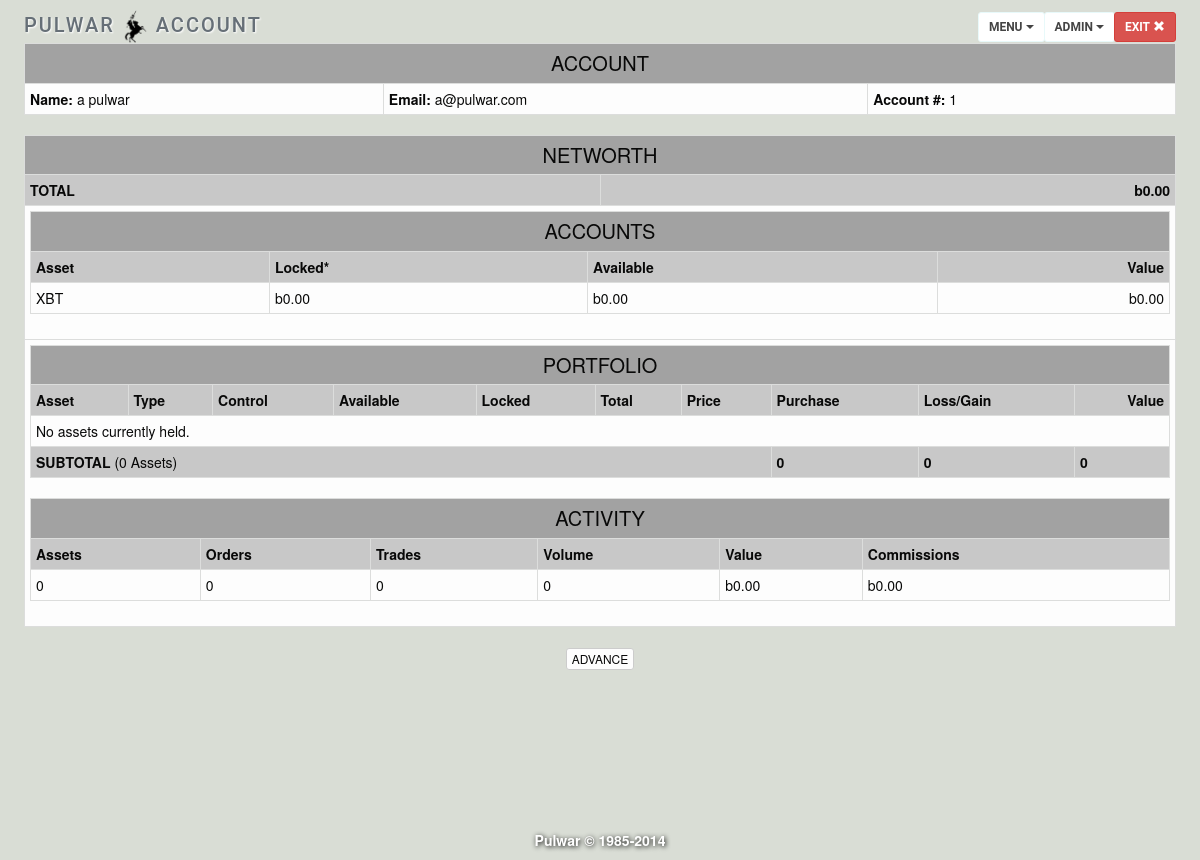
The app's page /account.php (signed in) with its own data.
### tables this page shows
CREATE TABLE IF NOT EXISTS `users` (
  `id` int(10) NOT NULL AUTO_INCREMENT COMMENT 'user id',
  `email` varchar(63) NOT NULL,
  `fname` varchar(63) NOT NULL,
  `lname` varchar(63) NOT NULL,
  `birth` date NOT NULL,
  `address` varchar(63) NOT NULL,
  `city` varchar(63) NOT NULL,
  `region` varchar(63) NOT NULL,
  `zip` int(20) NOT NULL,
  `phone` int(20) NOT NULL,
  `question` varchar(63) NOT NULL,
  `answer` varchar(63) NOT NULL,
  `password` char(128) NOT NULL,
  `registered` timestamp NOT NULL DEFAULT CURRENT_TIMESTAMP,
  `last_login` timestamp NULL DEFAULT NULL,
  `ip` varchar(15) NOT NULL,
  `fails` int(1) NOT NULL DEFAULT '0' COMMENT 'failed login attempts',
  `active` int(1) NOT NULL DEFAULT '0' COMMENT '0 inactive or 1 active',
  PRIMARY KEY (`id`)
);

CREATE TABLE IF NOT EXISTS `accounts` (
  `id` int(10) NOT NULL,
  `units` bigint(20) unsigned NOT NULL DEFAULT '0',
  `loan` bigint(20) unsigned NOT NULL DEFAULT '0',
  `rate` decimal(65,30) NOT NULL DEFAULT '0.000000000000000000000000000000',
  `approved` int(1) NOT NULL DEFAULT '0',
  PRIMARY KEY (`id`)
);

### public_html/account.php (called while the page is built, shortened)
<?php
require("../includes/config.php");
$id = $_SESSION["id"];
$bidLocked = query("SELECT SUM(total) AS total FROM orderbook WHERE (id=? AND side='b')", $id);
$bidLocked = getPrice($bidLocked[0]["total"]);
if($bidLocked==null){$bidLocked=0;}
$purchaseprice = query("SELECT SUM(price) AS purchaseprice FROM portfolio WHERE id = ?", $_SESSION["id"]);
$purchaseprice = getPrice($purchaseprice[0]["purchaseprice"]);
$portfolioTotal=0;
$portfolio = [];
$notifications = query("SELECT * FROM notification WHERE (id =? AND status='1')", $id);
    $countQ = query("SELECT COUNT(uid) AS total FROM orderbook WHERE id=?", $id);
$count["orders"] = $countQ[0]["total"];
    $countQ = query("SELECT COUNT(uid) AS total, SUM(total) AS value, SUM(quantity) AS volume FROM trades WHERE ((type='limit' or type='market') AND (buyer=? OR seller=?))", $id, $id);
$count["trades"] = $countQ[0]["total"];
$count["value"] = getPrice($countQ[0]["value"]);
$count["volume"] = $countQ[0]["volume"];
    $countQ = query("SELECT COUNT(symbol) AS total FROM portfolio WHERE id=?", $id);
$count["assets"] = $countQ[0]["total"];
    $countQ = query("SELECT SUM(commission) AS commission FROM trades WHERE seller=? AND (type='limit' OR type='market')", $id);
$count["commission"] = getPrice($countQ[0]["commission"]);
render("account_form.php", ["title" => "Account", "count" => $count, "notifications" => $notifications, "portfolio" => $portfolio, "portfolioTotal" => $portfolioTotal, "purchaseprice" => $purchaseprice, "bidLocked" => $bidLocked]);
?>

### includes/constants.php (called while the page is built, shortened)
<?php
$unittype = "XBT";
$unitsymbol = "b";
$decimalplaces = 2;
?>

### includes/functions_exchange.php (called while the page is built, shortened)
<?php
function getPrice($price)
{
    require 'constants.php';
    $price = $price/1000;
    return($price);
}
?>

### templates/account_form.php (the view, shortened to what this page needs)
<table class="table table-striped table-condensed table-bordered" >
    <tr  class="success">
        <td colspan="3" style="font-size:20px; text-align: center;">ACCOUNT</td>
    </tr>
    <tr>
        <td><strong>Name: </strong><?php echo(htmlspecialchars($fname . " " . $lname)); ?></td>
        <td><strong>Email: </strong><?php echo(htmlspecialchars($email)); ?></td>
        <td><span style="text-align:right"><strong>Account #: </strong><?php echo(number_format($id, 0, '.', '')); ?></span></td>
    </tr>
</table>
<table class="table table-striped table-condensed table-bordered" >
<tr  class="success">
    <td colspan="2" style="font-size:20px; text-align:center;">NETWORTH</td>
</tr>
<tr class="active">
    <td style="width:50%">
        <strong>TOTAL</strong>
    </td>
    <td style="width:50%">
        <strong><div style="text-align:right">
                <?php
                $networth = ($portfolioTotal + $units + $bidLocked);
                echo($unitsymbol . htmlspecialchars(number_format($networth, $decimalplaces, ".", ",")));
                ?>
            </div></strong>
    </td>
</tr>
<tr>
    <td colspan="2">
        <table class="table table-condensed  table-bordered" >
            <tr  class="success">
                <td colspan="8" style="font-size:20px; text-align: center;">ACCOUNTS</td>
            </tr>
            <tr   class="active">
                <th>Asset</th>
                <th>Locked*</th>
                <th>Available</th>
                <th><div style="text-align:right">Value</div></th>
            </tr>
            <tr>
                <td><?php echo(strtoupper($unittype))  ?></td></td>
                <td><?php echo("<form action='orders.php' method='post'><span class='nobutton'><button type='submit' name='side' value='b'>" . $unitsymbol . number_format($bidLocked,$decimalplaces,".",",") . "</button></span></form>"); ?></td>
                <td><?php echo($unitsymbol . number_format($units,$decimalplaces,".",",")) ?></td>
                <td><div style="text-align:right"><?php echo($unitsymbol . number_format(($units+$bidLocked),$decimalplaces,".",",")) ?></div></td>
            </tr>
        </table>
    </td></tr><tr><td colspan="2">
        <table class="table table-striped table-condensed table-bordered" >
            <tr class="success">
                <td colspan="10" style="font-size:20px; text-align: center;">PORTFOLIO</td>
            </tr>
            <tr  class="active">
                <th>Asset</th>
                <th>Type</th>
                <th>Control</th>
                <th>Available</th>
                <th><span class='nobutton'><form action='orders.php' method='post'><button type='submit' name='side' value='a'><b>Locked</b></button></form></span></th>
                <th>Total</th>
                <th>Price</th>
                <th>Purchase</th>
                <th>Loss/Gain</th>
                <th><div style="text-align:right">Value</div></th>
            </tr>
            <?php $i = 0;
            if ($i == 0) {
                echo("<tr><td colspan='10'>No assets currently held.</td></tr>");
                ?>
                <tr  class="active">
                    <td colspan="7"><strong>SUBTOTAL</strong> (<?php echo($i); ?> Assets)</td>
                    <td><strong>0</strong></td>
                    <td><strong>0</strong></td>
                    <td><strong>0</strong></td>
                </tr>
            <?php
            }
            ?>
        </table>
        <table class="table table-striped table-condensed table-bordered" >
            <tr class="success">
                <td colspan="6" style="font-size:20px; text-align: center;">ACTIVITY</td>
            </tr>
            <tr class="active">
                <th>Assets</th>
                <th>Orders</th>
                <th>Trades</th>
                <th>Volume</th>
                <th>Value</th>
                <th>Commissions</th>
            </tr>
            <tr>
                <td><?php echo(number_format($count["assets"], 0, '.', ',')); ?></td>
                <td><?php echo(number_format($count["orders"], 0, '.', ',')); ?></td>
                <td><?php echo(number_format($count["trades"], 0, '.', ',')); ?></td>
                <td><?php echo(number_format($count["volume"], 0, '.', ',')); ?></td>
                <td><?php echo($unitsymbol . number_format($count["value"], $decimalplaces, '.', ',')); ?></td>
                <td><?php echo($unitsymbol . number_format($count["commission"], $decimalplaces, '.', ',')); ?></td>
            </tr>
        </table>
    </td>
</tr>
<button type="button" class="btn btn-default btn-xs" data-toggle="modal" data-target="#ADVANCE">ADVANCE</button>

### templates/header.php (style rules this page uses)
.table { margin-bottom:0; }

### templates/account_form.php (style rules this page uses)
.nobutton button { padding:0; font-weight: 100; border:0; background:transparent; }

### records on screen
users: fname+lname "a pulwar", email "a@pulwar.com", id "1"
accounts: units "0.00", $units+$bidLocked "0.00"

### other values on screen
$sitename "PULWAR"
$title "ACCOUNT"
$unitsymbol "b"
$unittype "XBT"
$bidLocked "0.00"
$i "0"
$count["assets"] "0"
$count["orders"] "0"
$count["trades"] "0"
$count["volume"] "0"
$count["value"] "0.00"
$count["commission"] "0.00"
$sitename "Pulwar"
